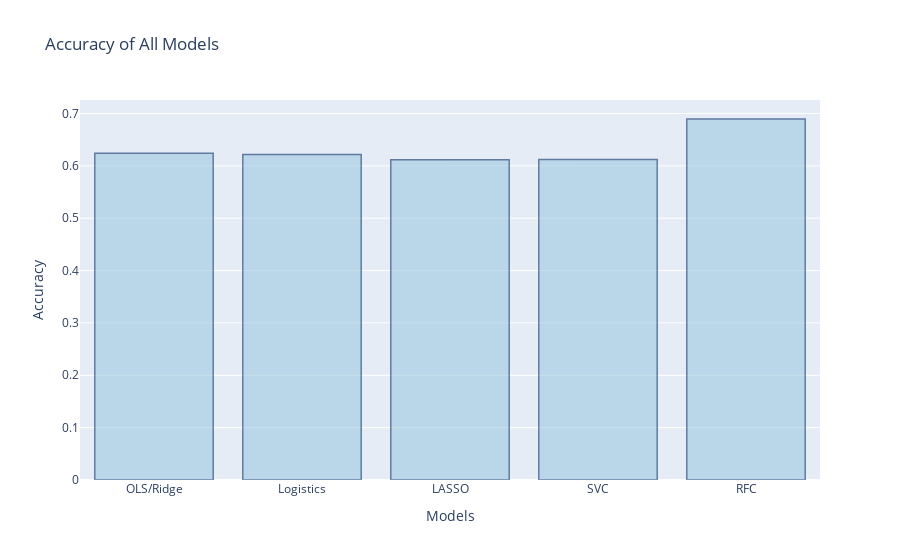

This figure's notebook cell:
### Code cell
import plotly.graph_objects as go

fig = go.Figure(data=[go.Bar(x=df['Models'], y=df['Accuracy'])])
# Customize aspect
fig.update_traces(marker_color='rgb(158,202,225)', marker_line_color='rgb(8,48,107)',
                  marker_line_width=1.5, opacity=0.6)
fig.update_layout(title_text='Accuracy of All Models')
fig.update_layout(xaxis_title='Models',
                   yaxis_title='Accuracy')
fig.show()

### Figure 1 — Plotly figure (JSON) as saved in the notebook; plotly's stock layout.template omitted (floating-point values rounded to 4 significant figures)
{"data": [{"marker": {"color": "rgb(158,202,225)", "line": {"color": "rgb(8,48,107)", "width": 1.5}}, "opacity": 0.6, "type": "bar", "x": ["OLS/Ridge", "Logistics", "LASSO", "SVC", "RFC"], "y": [0.6241, 0.6217, 0.6115, 0.6123, 0.6895]}], "layout": {"title": {"text": "Accuracy of All Models"}, "xaxis": {"title": {"text": "Models"}}, "yaxis": {"title": {"text": "Accuracy"}}}}
